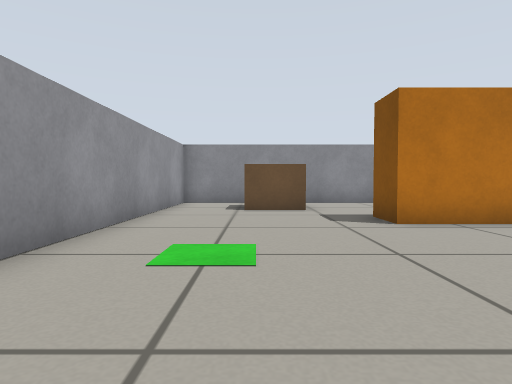
View 1 (above)

17 first-person views from a walk through a Gazebo world. The camera is 0.39 m above the floor, tilts 2° down and sees 75° across. The floor is counted in squares, 0.5 m on a side. Each view is taken from the middle of a square. On the plan, view 1 faces up. The plan holds only what a view shows up to about 11 squares ahead; the rest is blank.

View 2
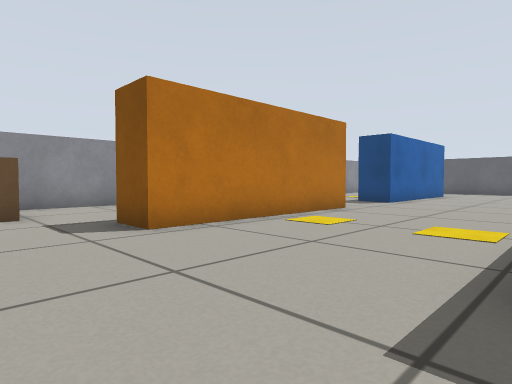

View 3
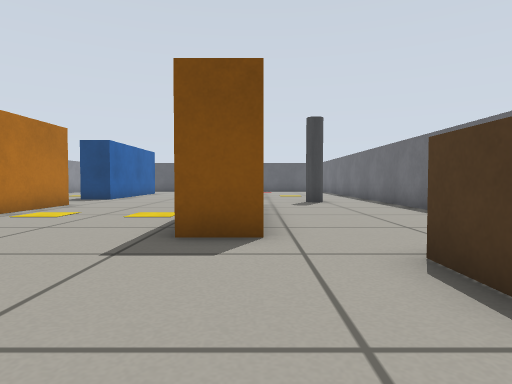

View 4
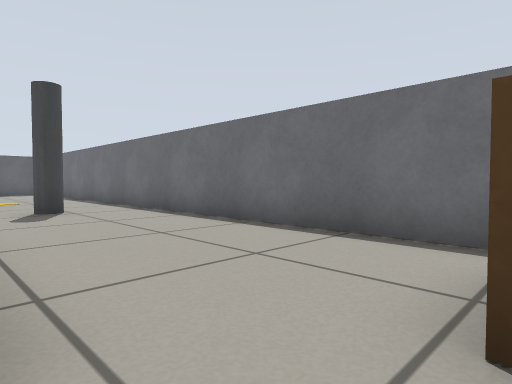

View 5
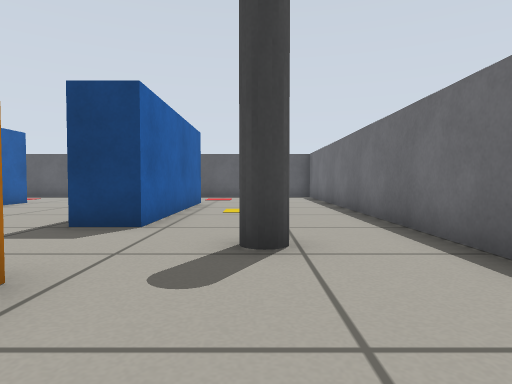

View 6
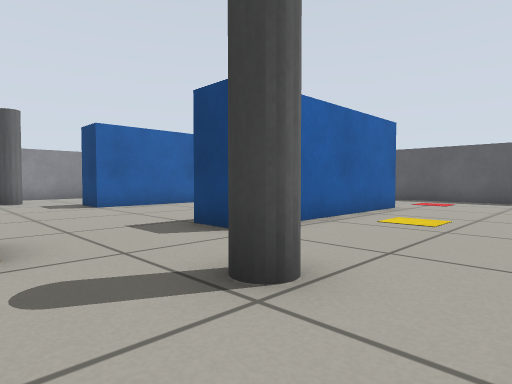

View 7
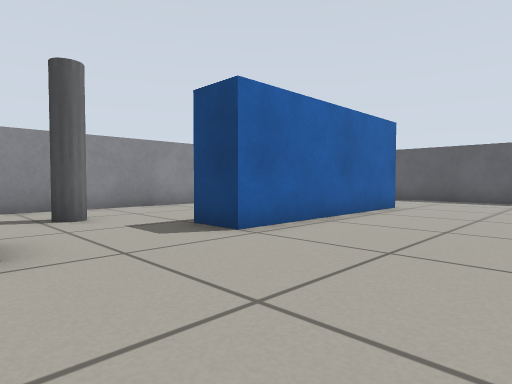

View 8
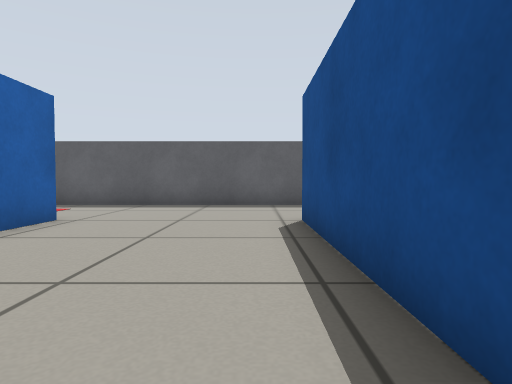

View 9
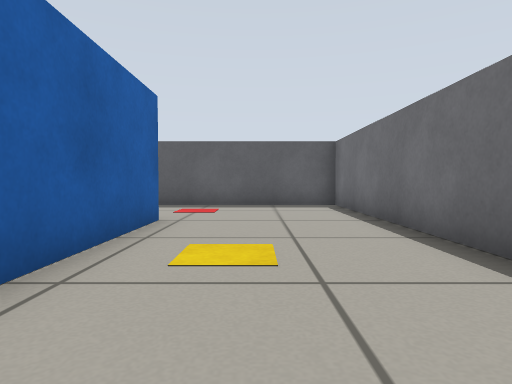

View 10
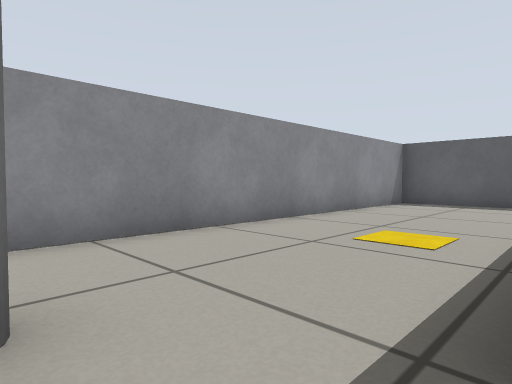

View 11
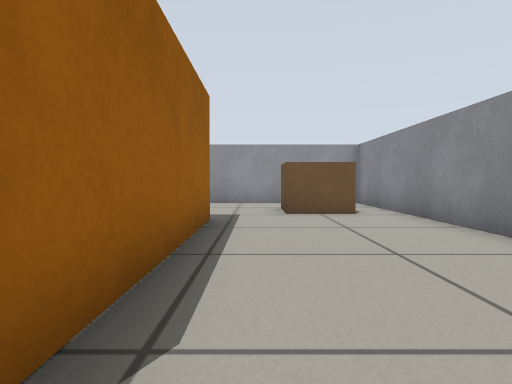

View 12
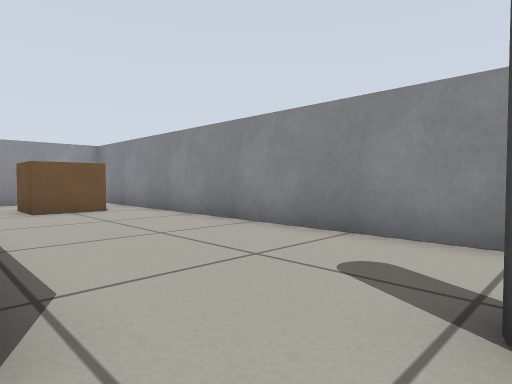

View 13
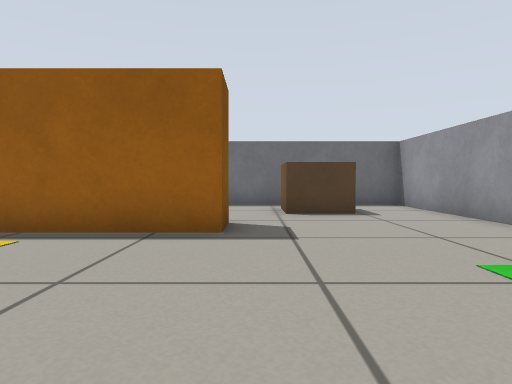

View 14
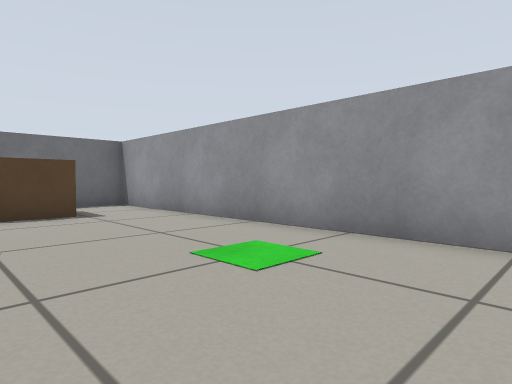

View 15
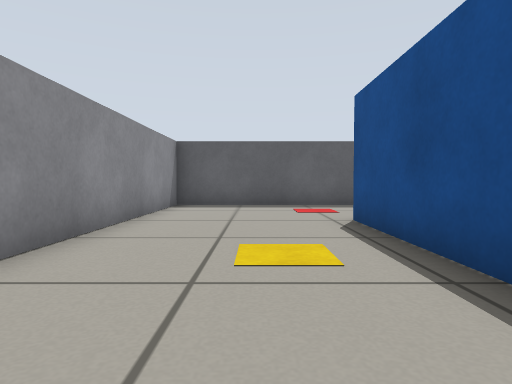

View 16
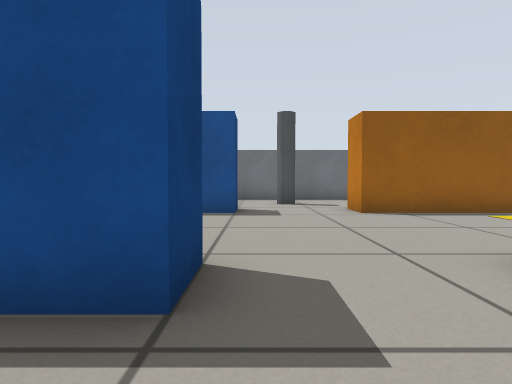

View 17
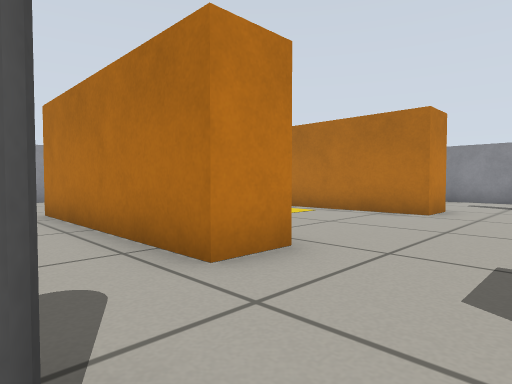

### Floor plan
Points are (right, up) in squares from view 1. A wall is a line through its corners. A room is listed if a view was taken in it or the views show most of it. See-through windows are left out.
Room 1 (views 1, 2, 3, 4, 5, 6, 7, 8, 9, 10, 11, 12, 13, 14, 15, 16, 17)
walls: (8.5, 1.1) (8.5, -0.1) (2.5, -0.1) (2.5, 1.1) (8.5, 1.1); (8.5, 7.1) (8.5, 5.9) (2.5, 5.9) (2.5, 7.1) (7.9, 7.1); (17.5, 5.9) (11.5, 5.9) (11.5, 7.1) (17.5, 7.1); (17.5, -0.1) (11.5, -0.1) (11.5, 1.1) (17.5, 1.1); (-2.5, 11.1) (-2.5, -4.5) (21.5, -4.5) (21.5, 11.5) (-2.1, 11.5)
objects: crate (0, -3) to (1, -2); crate (0, 9) to (1, 10); pillar (10, -2); pillar (10, 9)

Positions as (right, up) in squares from view 1, and headings:
1: (0, 0), facing up
2: (0, 1), facing up-right
3: (-2, 0), facing right
4: (1, 0), facing down-right
5: (6, -2), facing right
6: (8, -4), facing up-right
7: (8, 2), facing up-right
8: (11, 2), facing right
9: (11, -2), facing right
10: (10, 7), facing up-right
11: (9, 8), facing left
12: (10, 7), facing up-left
13: (2, 6), facing down
14: (2, 6), facing down-left
15: (11, 9), facing right
16: (11, 9), facing down
17: (11, -2), facing up-left
